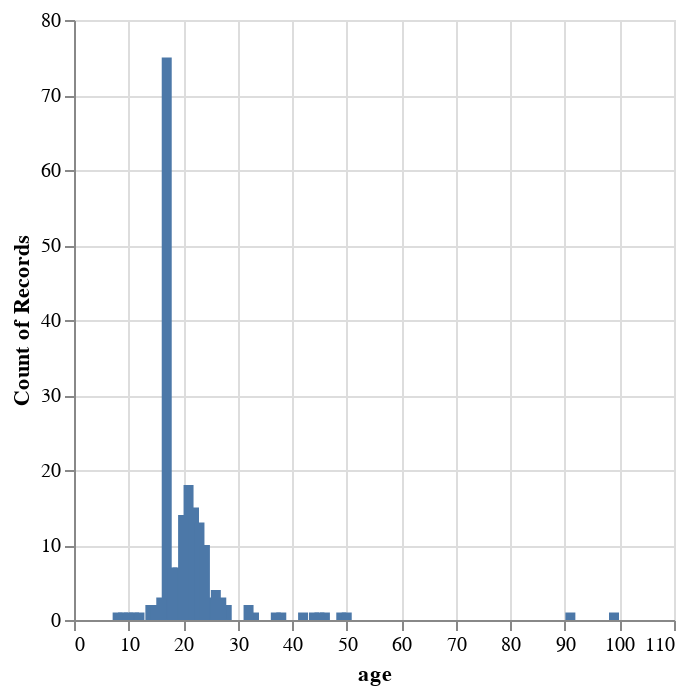

The notebook cell this image was saved under:
### Code cell
alt.Chart(players).mark_bar().encode(
    x="age",
    y="count()"
)

### Figure 1 — Vega-Lite specification as saved in the notebook (floating-point values rounded to 4 significant figures; data arrays with more than 128 entries replaced by an {"elided": "..."} marker saying what was removed)
{"config": {"view": {"continuousWidth": 300, "continuousHeight": 300}}, "data": {"name": "data-ce4363b1cc149d2771de4f7f6f9a7330"}, "mark": {"type": "bar"}, "encoding": {"x": {"field": "age", "type": "quantitative"}, "y": {"aggregate": "count", "type": "quantitative"}}, "$schema": "https://vega.github.io/schema/vega-lite/v5.20.1.json", "datasets": {"data-ce4363b1cc149d2771de4f7f6f9a7330": {"elided": "196 records"}}}
